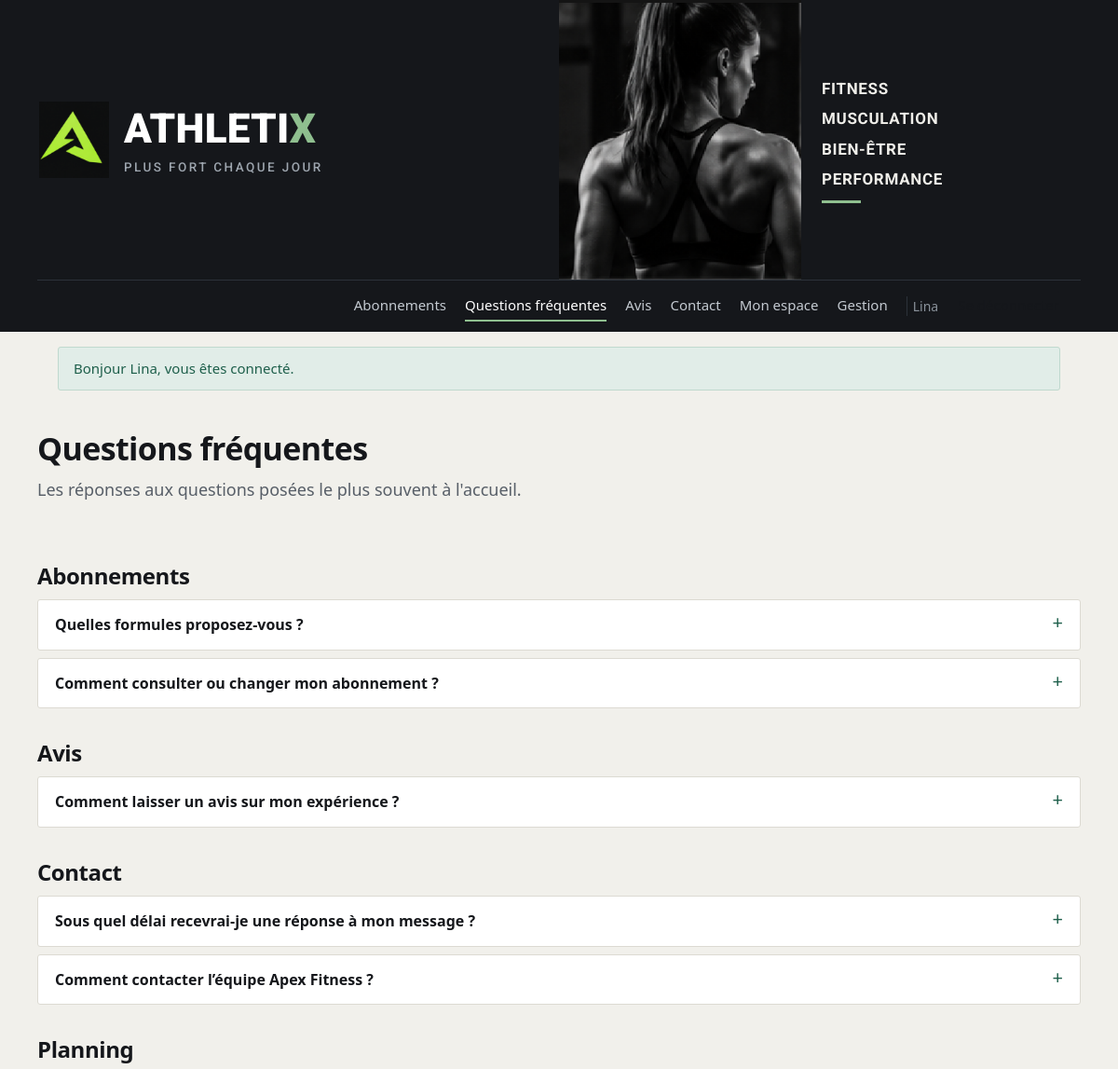
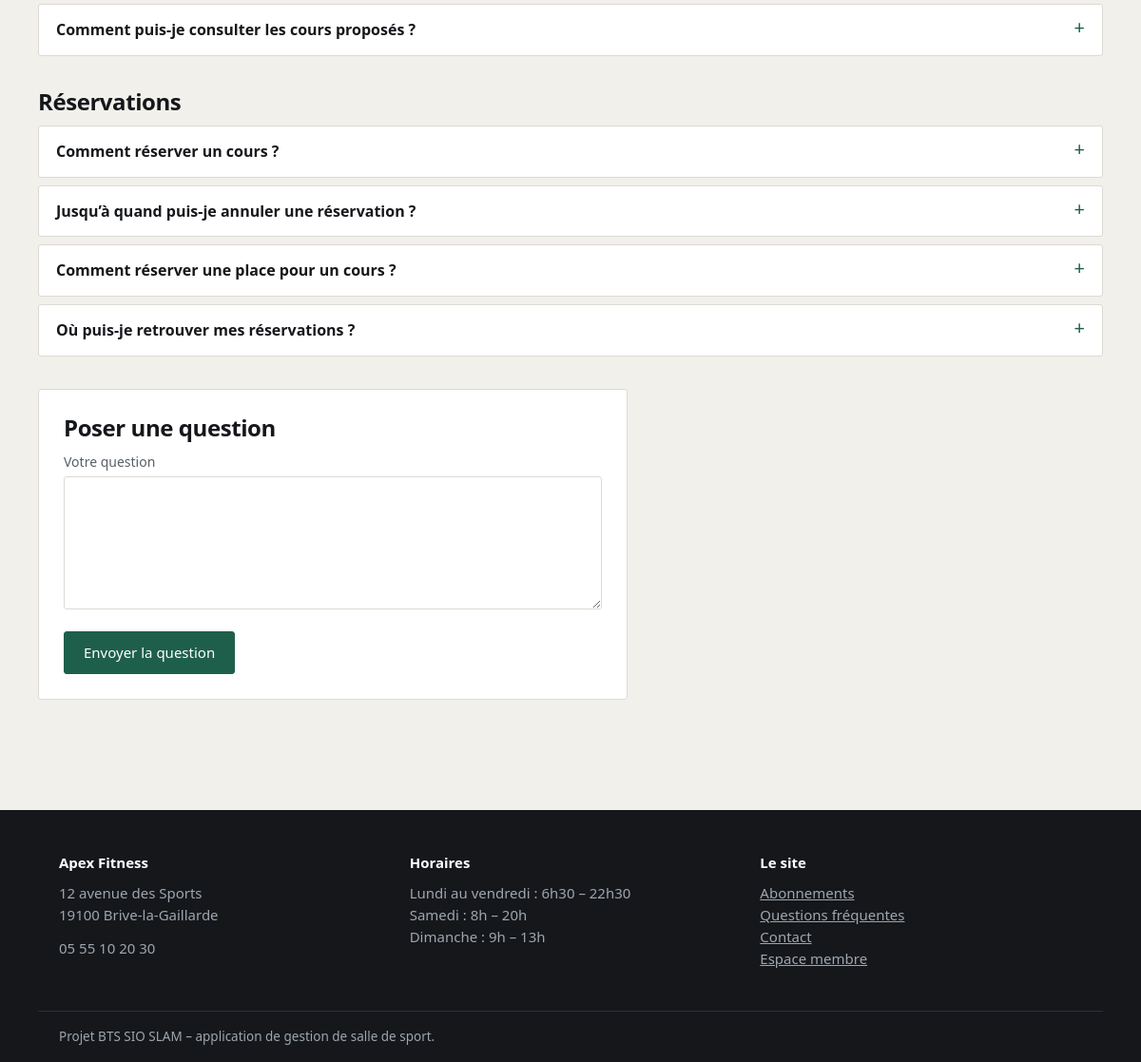
The app's page /index.php?route=faq/public.php (signed in) with its own data (2 pictures, top to bottom).
### tables this page shows
CREATE TABLE faq (
  NumInteraction INT PRIMARY KEY,
  question       TEXT NOT NULL,
  reponse        TEXT,
  statut_faq     VARCHAR(20) NOT NULL DEFAULT 'En attente',
  categorie      VARCHAR(80) NOT NULL DEFAULT 'General',
  FOREIGN KEY (NumInteraction) REFERENCES interaction_adherent(NumInteraction) ON DELETE CASCADE
);

### faq/public.php (called while the page is built, shortened)
<?php
require_once __DIR__ . '/../config/function.php';
require_once __DIR__ . '/controller/FaqController.php';
$controller = new FaqController();
$controller->assurerQuestionsDemo();
$parCategorie = $controller->grouperParCategorie($controller->index());
require __DIR__ . '/view/public.php';

### public/index.php (called while the page is built, shortened)
<?php
require_once __DIR__ . '/../config/function.php';
$requestPath = parse_url($_SERVER['REQUEST_URI'] ?? '/', PHP_URL_PATH);
$queryRoute = $_GET['route'] ?? null;
$requestPath = rawurldecode($requestPath);
$route = $queryRoute !== null ? rawurldecode($queryRoute) : trim($requestPath, '/');
$page = realpath(__DIR__ . '/' . $pages[$route]);
require $page;

### config/function.php (called while the page is built, shortened)
<?php
function db(): PDO
{
    static $pdo = null;
    if ($pdo === null) {
        $dsn = sprintf('mysql:host=%s;port=%d;dbname=%s;charset=utf8mb4', DB_HOST, DB_PORT, DB_NAME);
        try {
            $pdo = new PDO($dsn, DB_USER, DB_PASS, [
                PDO::ATTR_ERRMODE => PDO::ERRMODE_EXCEPTION,
                PDO::ATTR_DEFAULT_FETCH_MODE => PDO::FETCH_ASSOC,
                PDO::ATTR_EMULATE_PREPARES => false,
            ]);
        } catch (PDOException $exception) {
            http_response_code(500);
            exit('Connexion à la base impossible. Vérifiez config/config.php. Détail : ' . $exception->getMessage());
        }
    }
    return $pdo;
}
function e(?string $value): string
{
    return htmlspecialchars((string) $value, ENT_QUOTES | ENT_SUBSTITUTE, 'UTF-8');
}
function connecte(): bool
{
    return isset($_SESSION['user']);
}
function a_role(string $role): bool
{
    return connecte() && in_array($role, $_SESSION['user']['roles'], true);
}

### faq/controller/FaqController.php (called while the page is built, shortened)
<?php
require_once __DIR__ . '/../model/FaqDomain.php';
final class FaqController
{
    private Faq $faq;
    public function __construct(?Faq $faq = null)
    {
        $this->faq = $faq ?? new Faq();
    }
    public function index(): array
    {
        return $this->faq->publiees();
    }
    public function grouperParCategorie(array $questions): array
    {
        $groupes = [];
        foreach ($questions as $question) {
            $groupes[$question['categorie']][] = $question;
        }
        return $groupes;
    }
}

### interaction_adherent/model/interaction_adherent.php (called while the page is built, shortened)
<?php
require_once __DIR__ . '/../../config/function.php';
class InteractionAdherent
{
    public function __construct(int $numUtilisateur, string $typeInteraction, ?PDO $pdo = null)
    {
        $this->pdo = $pdo ?? db();
    }
}

### faq/model/FaqDomain.php (called while the page is built, shortened)
<?php
require_once __DIR__ . '/../../interaction_adherent/model/interaction_adherent.php';
final class Faq extends InteractionAdherent
{
    public function publiees(): array
    {
        return $this->pdo->query(
            "SELECT f.*, i.date_interaction
             FROM faq f
             JOIN interaction_adherent i ON i.NumInteraction = f.NumInteraction
             WHERE f.statut_faq = 'Publiee'
             ORDER BY f.categorie, f.NumInteraction"
        )->fetchAll();
    }
}

### faq/view/public.php (the view, shortened to what this page needs)
<?php $parCategorie = $parCategorie ?? []; $erreur = $erreur ?? null; require __DIR__ . '/../../layout/header.php'; ?>
<div class="wrap page-head"><h1>Questions fréquentes</h1><p class="lead">Les réponses aux questions posées le plus souvent à l'accueil.</p></div>
<div class="wrap section">
<?php foreach ($parCategorie as $categorie => $questions): ?><section class="faq-cat"><h2><?= e($categorie) ?></h2><?php foreach ($questions as $question): ?><details class="faq-item"><summary><?= e($question['question']) ?></summary><div class="reponse"><?= nl2br(e($question['reponse'] ?? '')) ?></div></details><?php endforeach; ?></section><?php endforeach; ?>
<?php if (a_role('ADHERENT')): ?><section class="form" style="max-width:620px"><h2>Poser une question</h2><?php if ($erreur): ?><p class="flash flash-erreur"><?= e($erreur) ?></p><?php endif; ?><form method="post"><?= champ_csrf() ?><div class="form-ligne"><label for="question">Votre question</label><textarea id="question" name="question" maxlength="500" required></textarea></div><button class="btn btn-vert" type="submit">Envoyer la question</button></form></section><?php else: ?><p class="note">Les adhérents connectés peuvent poser une question. Sinon, utilisez le <a href="<?= url('message_contact/index.php') ?>">formulaire de contact</a>.</p><?php endif; ?></div>
<?php require __DIR__ . '/../../layout/footer.php'; ?>

### public/assets/css/style.css (style rules this page uses)
:root { --ink:#15171B; --ink-soft:#585F68; --canvas:#F1F0EB; --surface:#FFFFFF; --line:#DCDAD2; --green:#1E5F4B; --green-soft:#E1EDE8; --amber:#8E6410; --amber-soft:#F7EDD6; --rust:#9B3A2B; --rust-soft:#F5E0DC; --radius:3px; }
* { box-sizing:border-box }
html { scroll-behavior:smooth }
body { margin:0;background:var(--canvas);color:var(--ink); font-family:system-ui,-apple-system,"Segoe UI",Roboto,Helvetica,Arial,sans-serif; font-size:16px;line-height:1.55;font-variant-numeric:tabular-nums; }
.wrap { max-width:1120px;margin:0 auto;padding:0 22px }
h1,h2,h3 { letter-spacing:-.018em;line-height:1.2;margin:0 0 10px }
h1 { font-size:34px }
h2 { font-size:24px }
p { margin:0 0 12px }
.lead { font-size:18px;color:var(--ink-soft);max-width:62ch }
.btn { display:inline-block;background:var(--ink);color:#fff;border:1px solid var(--ink); padding:10px 20px;border-radius:var(--radius);text-decoration:none;cursor:pointer; font:inherit;font-size:15px; }
.btn-vert { background:var(--green);border-color:var(--green) }
.section { padding:56px 0 }
.form { background:var(--surface);border:1px solid var(--line);border-radius:var(--radius);padding:26px }
.form-ligne { margin-bottom:16px }
.form label { display:block;font-size:14px;color:var(--ink-soft);margin-bottom:5px }
.form input,.form select,.form textarea { width:100%;font:inherit;padding:10px 12px;border:1px solid var(--line); border-radius:var(--radius);background:#fff;color:var(--ink); }
.form textarea { min-height:140px;resize:vertical }
.page-head { padding:34px 0 8px }
.page-head .lead { margin-bottom:0 }

### public/assets/css/pages/faq.css (style rules this page uses)
.page-faq .faq-cat { margin-bottom:34px }
.page-faq .faq-item { background:var(--surface);border:1px solid var(--line);border-radius:var(--radius);margin-bottom:8px }
.page-faq .faq-item summary { padding:14px 18px;cursor:pointer;font-weight:600;list-style:none;display:flex;justify-content:space-between;gap:14px }
.page-faq .faq-item summary::after { content:"+";color:var(--green);font-weight:400;font-size:20px;line-height:1 }

### records on screen
faq: question "Quelles formules proposez-vous ?"
faq: question "Comment consulter ou changer mon abonnement ?"
faq: question "Comment laisser un avis sur mon expérience ?"
faq: question "Sous quel délai recevrai-je une réponse à mon message ?"
faq: question "Comment contacter l’équipe Apex Fitness ?"
faq: question "Comment puis-je consulter les cours proposés ?"
faq: question "Comment réserver un cours ?"
faq: question "Jusqu’à quand puis-je annuler une réservation ?"
faq: question "Comment réserver une place pour un cours ?"
faq: question "Où puis-je retrouver mes réservations ?"

### other values on screen
utilisateur()['prenomUsers'] "Lina"
$f['message'] "Bonjour Lina, vous êtes connecté."
$categorie "Abonnements"
$categorie "Avis"
$categorie "Contact"
$categorie "Planning"
$categorie "Réservations"
